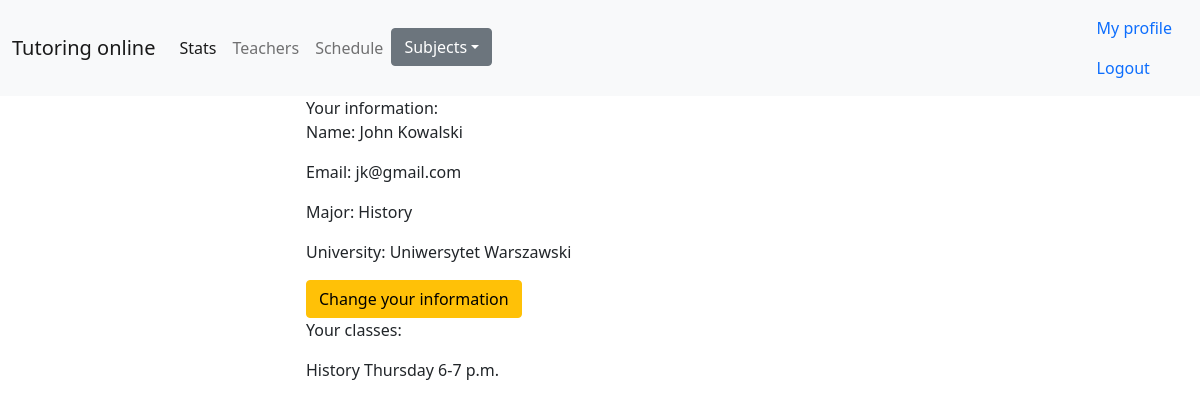
The page /teacher_profile (signed in) on the database its author committed.
### app/models.py (models this page shows, shortened)
class User(db.Model, UserMixin):
  __tablename__ = "user"
  id = db.Column(db.Integer, primary_key=True)
  email = db.Column(db.String(120), unique=True, nullable=False)
  password = db.Column(db.String(60), nullable=False)

class Teacher(User):
  __tablename__ = "teachers"
  id = db.Column(db.Integer, db.ForeignKey('user.id'), primary_key=True)
  first_name = db.Column(db.String)
  last_name = db.Column(db.String)
  university = db.Column(db.String)
  subjects = db.Column(db.String)
  major = db.Column(db.String)

class User(db.Model, UserMixin):
  __tablename__ = "user"
  id = db.Column(db.Integer, primary_key=True)
  email = db.Column(db.String(120), unique=True, nullable=False)
  password = db.Column(db.String(60), nullable=False)

### app/teacher/routes.py (the view)
@teacher.route('/teacher_profile')
@login_required
def teachers_profile():
  teacher_data = Teacher.query.filter_by(email=current_user.email).first()
  classes = [(t.subject + " " + t.weekday + " " + t.hour) for t in Classes.query.filter_by
  (teacher_id=current_user.id).all()]
  return render_template('teacher_profile.html', teacher_data=teacher_data, classes=classes)

### app/models.py (called while the page is built)
@login_manager.user_loader
def load_user(user_id):
  return User.query.get(int(user_id))

### app/templates/teacher_profile.html (shortened to what this page needs)
<!DOCTYPE html>
{% extends "layout.html" %}
{% block content %}
<head>
</head>
<body>
	<div>Your information:
		<p>Name: {{teacher_data.first_name}}
			{{teacher_data.last_name}}</p>
		<p>Email: {{teacher_data.email}}</p>
		<p>Major: {{teacher_data.major}}</p>
		<p>University: {{teacher_data.university}}</p>
		<a class="btn btn-warning" href="change_teacher_form">Change your information </a>
	</div>
	<div><p> Your classes:</p>
		<a>{% for item in classes %}</a>
		<p>{{item}}</p>
		{% endfor %}
	</div>
</body>
{% endblock content %}

### rows shown on the page
Teacher: first_name "John", last_name "Kowalski", major "History", university "Uniwersytet Warszawski"
User: email "jk@gmail.com"

### other values the page prints
{{ item }} "History Thursday 6-7 p.m."
